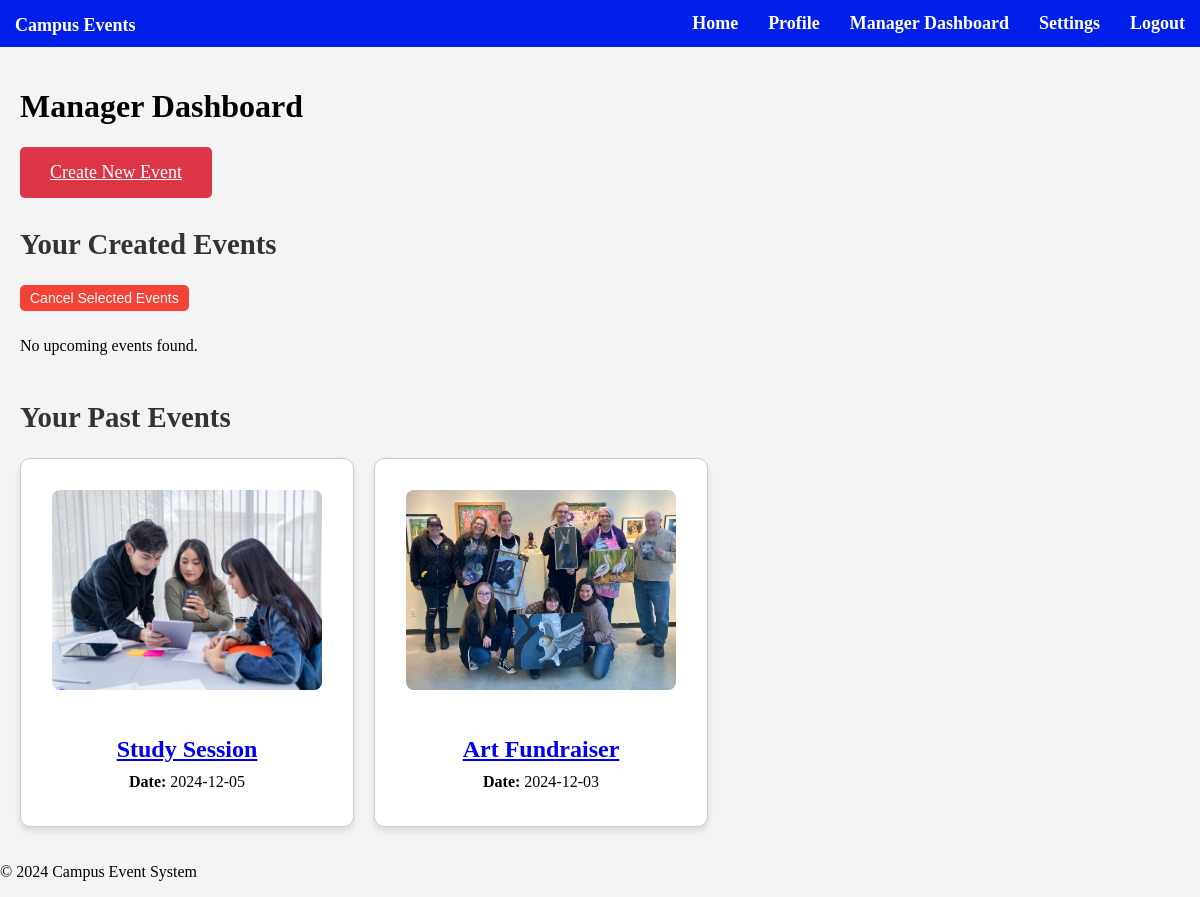
/manager/dashboard (signed in), run on an earlier commit of the app's database.
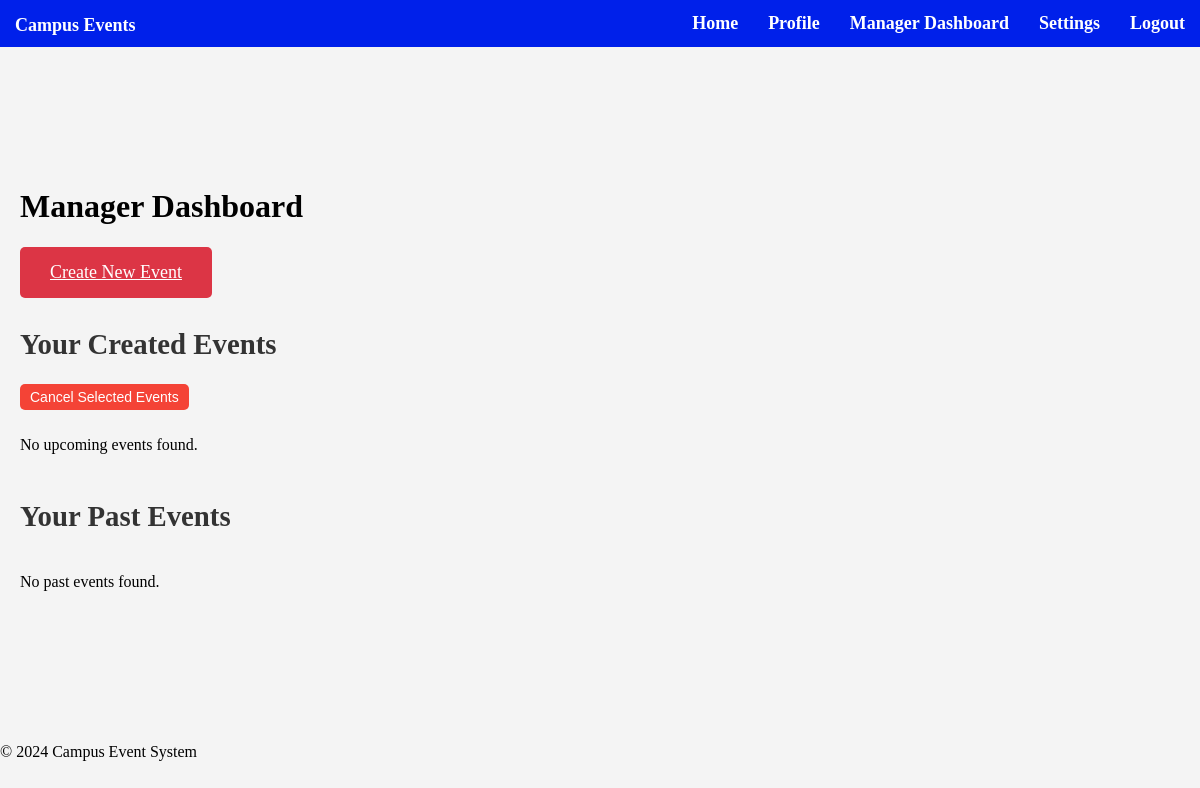
And on a later commit of the database.
### tables this page shows
CREATE TABLE "events" (
    id INTEGER PRIMARY KEY AUTOINCREMENT,
    title TEXT NOT NULL,
    type TEXT NOT NULL,
    tags TEXT,
    organizer TEXT NOT NULL,  -- Make sure it's NOT NULL
    organizer_id INTEGER NOT NULL,  -- This is now a foreign key
    date TEXT NOT NULL,
    time TEXT NOT NULL,
    location TEXT NOT NULL,
    description TEXT,
    image_url TEXT,
    FOREIGN KEY (organizer_id) REFERENCES users(id)
);

### app.py (the view)
@app.route('/manager/dashboard')
def manager_dashboard():
    if 'user_id' not in session or session.get('role') != 'event_manager':
        flash('Access denied. Only event managers can view this page.', 'danger')
        return redirect(url_for('profile'))
    user_id = session['user_id']
    upcoming_events = query_db(
        "SELECT * FROM events WHERE organizer_id = ? AND date >= DATE('now') ORDER BY date",
        (user_id,)
    )
    past_events = query_db(
        "SELECT * FROM events WHERE organizer_id = ? AND date < DATE('now') ORDER BY date DESC",
        (user_id,)
    )
    return render_template('manager_dashboard.html', upcoming_events=upcoming_events, past_events=past_events)

### database.py (called while the page is built)
def query_db(query, args=(), one=False):
    conn = sqlite3.connect(DATABASE)
    conn.row_factory = sqlite3.Row  # Allows column access by name
    cursor = conn.cursor()
    cursor.execute(query, args)
    result = cursor.fetchall()
    conn.close()
    return (result[0] if result else None) if one else result

### templates/manager_dashboard.html (shortened to what this page needs)
{% extends "base.html" %}
{% block content %}
<h1>Manager Dashboard</h1>
<a href="{{ url_for('create_event') }}" class="btn btn-create-event">Create New Event</a>
<h2>Your Created Events</h2>
<form method="POST" action="{{ url_for('batch_cancel_events') }}">
    <button type="submit" class="btn btn-danger" style="margin-bottom: 10px;">Cancel Selected Events</button>
    <div class="event-container">
        {% for event in upcoming_events %}
        <div class="event-card">
            <div class="event-details">
                <img src="{{ url_for('static', filename=event.image_url if event.image_url else 'uploads/default_placeholder.jpg') }}" alt="{{ event.title }}">
                <h2><a href="{{ url_for('event_detail', event_id=event.id) }}">{{ event.title }}</a></h2>
                <p><strong>Type:</strong> {{ event.type }}</p>
                <p><strong>Date:</strong> {{ event.date }}</p>
                <p><strong>Location:</strong> {{ event.location }}</p>
                <label>
                    <input type="checkbox" name="event_ids" value="{{ event.id }}"> Select to Cancel
                </label>
                <a href="{{ url_for('edit_event', event_id=event.id) }}" class="btn btn-edit">Edit</a>
                <form method="POST" action="{{ url_for('cancel_event', event_id=event.id) }}" style="display: inline;">
                    <button type="submit" class="btn btn-danger">Cancel</button>
                </form>
            </div>
        </div>
        {% else %}
        <p>No upcoming events found.</p>
        {% endfor %}
    </div>
</form>
<h2>Your Past Events</h2>
<div class="event-container">
    {% for event in past_events %}
    <div class="event-card">
        <div class="event-details">
            <img src="{{ url_for('static', filename=event.image_url if event.image_url else 'uploads/default_placeholder.jpg') }}" alt="{{ event.title }}">
            <h2><a href="{{ url_for('event_detail', event_id=event.id) }}">{{ event.title }}</a></h2>
            <p><strong>Date:</strong> {{ event.date }}</p>
        </div>
    </div>
    {% else %}
        <p>No past events found.</p>
    {% endfor %}
</div>
{% endblock %}

### templates/base.html (shortened to what this page needs)
<!DOCTYPE html>
<html lang="en">
<head>
    <link rel="stylesheet" href="{{ url_for('static', filename='styles.css') }}">
</head>
<body>
    <header>
    <nav>
        <ul>
            <li class="brand"><a href="{{ url_for('home') }}">Campus Events</a></li>
            <li><a href="{{ url_for('home') }}">Home</a></li>
            <li><a href="{{ url_for('profile') }}">Profile</a></li>
            {% if session.get('role') == 'event_manager' %}
                <li><a href="{{ url_for('manager_dashboard') }}">Manager Dashboard</a></li>
            {% endif %}
            {% if 'user_id' in session %}
                <li><a href="{{ url_for('settings') }}">Settings</a></li>
            {% endif %}
            <li><a href="{{ url_for('logout') }}">Logout</a></li>
        </ul>
    </nav>
    </header>
    <main>
        <div class="event-list">
            {% block content %}{% endblock %}
        </div>
    </main>
    <footer>
        <p> &copy; 2024 Campus Event System</p>
    </footer>
</body>
</html>

### static/styles.css (style rules this page uses)
body { font-family: Serif, Didot; margin: 0; padding: 0; background-color: #f4f4f4; }
main { display: flex; justify-content: center; align-items: flex-start; min-height: 80vh; padding: 20px; flex-direction: column; }
header { background-color: #0020ea; color: white; padding: 10px 0; text-align: center; position: relative; width: 100%; }
header nav ul { list-style-type: none; padding: 0; margin: 0; display: flex; justify-content: center; }
header nav ul li { margin: 0 15px; }
header nav ul li a { text-decoration: none; color: white; font-weight: bold; font-size: 18px; }
.event-container { display: flex; flex-wrap: wrap; justify-content: space-around; gap: 20px; }
button { padding: 10px 20px; font-size: 1rem; cursor: pointer; background-color: #007bff; color: white; border: none; border-radius: 5px; }
.btn-create-event { background-color: #dc3545; color: white; border: none; padding: 15px 30px; font-size: 18px; text-align: center; border-radius: 5px; cursor: pointer; display: inline-block; transition: background-color 0.3s ease; }
h2 { margin-top: 30px; font-size: 1.8rem; color: #333; }
.event-container { display: flex; flex-wrap: wrap; gap: 20px; justify-content: flex-start; }
.btn-danger { background-color: #dc3545; color: #fff; border: none; padding: 10px 15px; border-radius: 5px; font-size: 16px; cursor: pointer; transition: background-color 0.3s ease; }
.btn-danger { background-color: #f44336; color: white; padding: 5px 10px; border: none; border-radius: 5px; font-size: 14px; }
nav ul { display: flex; align-items: center; list-style: none; padding: 0; margin: 0; }
nav ul li { margin-right: 15px; }
nav ul li.brand { font-weight: bold; font-size: 1.5rem; margin-right: auto; }
nav ul li a { text-decoration: none; color: #000; }

What changed in the data, as far as the page shows it:
removed events: image_url (picture), title "Study Session", date "2024-12-05"
removed events: image_url (picture), title "Art Fundraiser", date "2024-12-03"
Also different on the page:
text now shown: "No past events found."
